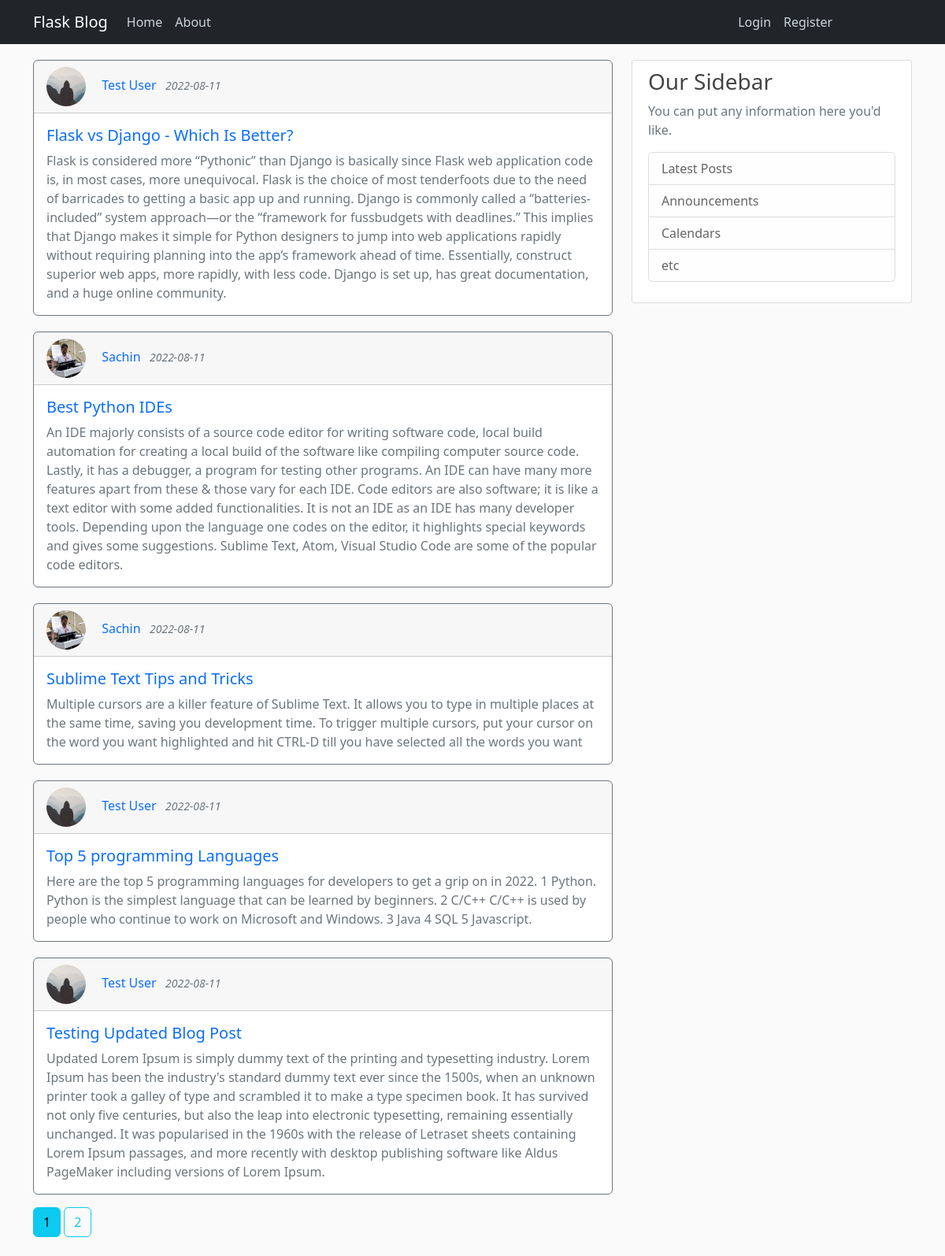
The page /home on the database its author committed.
### flaskblog/models.py (models this page shows, shortened)
class Post(db.Model):
    id = db.Column(db.Integer, primary_key=True)
    title = db.Column(db.String(100), nullable=False)
    date_posted = db.Column(db.DateTime, nullable=False,
                            default=datetime.utcnow)
    content = db.Column(db.Text, nullable=False)
    user_id = db.Column(db.Integer, db.ForeignKey('user.id'), nullable=False)

class User(db.Model, UserMixin):
    id = db.Column(db.Integer, primary_key=True)
    username = db.Column(db.String(20), unique=True, nullable=False)
    email = db.Column(db.String(120), unique=True, nullable=False)
    image_file = db.Column(db.String(20), nullable=False,
                           default='default.jpg')
    password = db.Column(db.String(60), nullable=False)
    posts = db.relationship('Post', backref='author', lazy=True)

### flaskblog/main/routes.py (the view)
@main.route("/")
@main.route("/home")
def home():
    page = request.args.get('page', 1, type=int)
    posts = Post.query.order_by(
        Post.date_posted.desc()).paginate(page=page, per_page=5)
    return render_template('home.html', posts=posts)

### flaskblog/templates/home.html
{% extends "layout.html" %} {% block content %} {% for post in posts.items %}
<div
  class="card border-secondary mb-3"
  style="max-width: 100%; margin-top: 20px"
>
  <div class="card-header">
    <img
      class="rounded-circle article-img"
      src="{{ url_for('static', filename='profile_pics/' + post.author.image_file) }}"
      style="width: 50px; height: 50px"
    />
    <a
      href="{{ url_for('users.user_posts', username=post.author.username) }}"
      style="text-decoration: none"
      >{{ post.author.username }}</a
    >
    <small class="text-muted"
      >&nbsp;&nbsp;<i>{{ post.date_posted.strftime('%Y-%m-%d') }}</i></small
    >
  </div>
  <div class="card-body text-secondary">
    <h5 class="card-title">
      <a
        href="{{ url_for('posts.post', post_id=post.id) }}"
        style="text-decoration: none"
        >{{ post.title }}</a
      >
    </h5>
    <p class="card-text">{{ post.content }}</p>
  </div>
</div>
{% endfor %} {% for page_num in posts.iter_pages(left_edge=1, right_edge=1,
left_current=1, right_current=2) %} {% if page_num %} {% if page_num ==
posts.page %}
<a class="btn btn-info mb-4" href="{{ url_for('main.home', page=page_num) }}"
  >{{ page_num }}</a
>
{% else %}
<a
  class="btn btn-outline-info mb-4"
  href="{{ url_for('main.home', page=page_num) }}"
  >{{ page_num }}</a
>
{% endif %} {% else %} ... {% endif %} {% endfor %} {% endblock content %}

### flaskblog/static/main.css (style rules this page uses)
body { background: #fafafa; color: #333333; margin-top: 5rem; }
h1, h2, h3, h4, h5, h6 { color: #444444; }
.article-img { height: 65px; width: 65px; margin-right: 16px; }

### rows shown on the page
Post: image_file (placeholder picture), author.username "Test User", date_posted "2022-08-11", title "Flask vs Django - Which Is Better?", content "Flask is considered more “Pythonic” than Django is basically since Flask web application code is, in most cases, more unequivocal. Flask is the choice of most tenderfoots due to the need of barricades to getting a basic app up and running. Django is commonly called a “batteries-included” system approach—or the “framework for fussbudgets with deadlines.” This implies that Django makes it simple for Python designers to jump into web applications rapidly without requiring planning into the app’s framework ahead of time. Essentially, construct superior web apps, more rapidly, with less code. Django is set up, has great documentation, and a huge online community."
Post: image_file (picture), author.username "Sachin", date_posted "2022-08-11", title "Best Python IDEs", content "An IDE majorly consists of a source code editor for writing software code, local build automation for creating a local build of the software like compiling computer source code. Lastly, it has a debugger, a program for testing other programs. An IDE can have many more features apart from these & those vary for each IDE. Code editors are also software; it is like a text editor with some added functionalities. It is not an IDE as an IDE has many developer tools. Depending upon the language one codes on the editor, it highlights special keywords and gives some suggestions. Sublime Text, Atom, Visual Studio Code are some of the popular code editors."
Post: image_file (picture), author.username "Sachin", date_posted "2022-08-11", title "Sublime Text Tips and Tricks", content "Multiple cursors are a killer feature of Sublime Text. It allows you to type in multiple places at the same time, saving you development time. To trigger multiple cursors, put your cursor on the word you want highlighted and hit CTRL-D till you have selected all the words you want"
Post: image_file (placeholder picture), author.username "Test User", date_posted "2022-08-11", title "Top 5 programming Languages", content "Here are the top 5 programming languages for developers to get a grip on in 2022. 1 Python. Python is the simplest language that can be learned by beginners. 2 C/C++ C/C++ is used by people who continue to work on Microsoft and Windows. 3 Java 4 SQL 5 Javascript."
Post: image_file (placeholder picture), author.username "Test User", date_posted "2022-08-11", title "Testing Updated Blog Post", content "Updated Lorem Ipsum is simply dummy text of the printing and typesetting industry. Lorem Ipsum has been the industry's standard dummy text ever since the 1500s, when an unknown printer took a galley of type and scrambled it to make a type specimen book. It has survived not only five centuries, but also the leap into electronic typesetting, remaining essentially unchanged. It was popularised in the 1960s with the release of Letraset sheets containing Lorem Ipsum passages, and more recently with desktop publishing software like Aldus PageMaker including versions of Lorem Ipsum."

### other values the page prints
{{ page_num }} "1"
{{ page_num }} "2"
